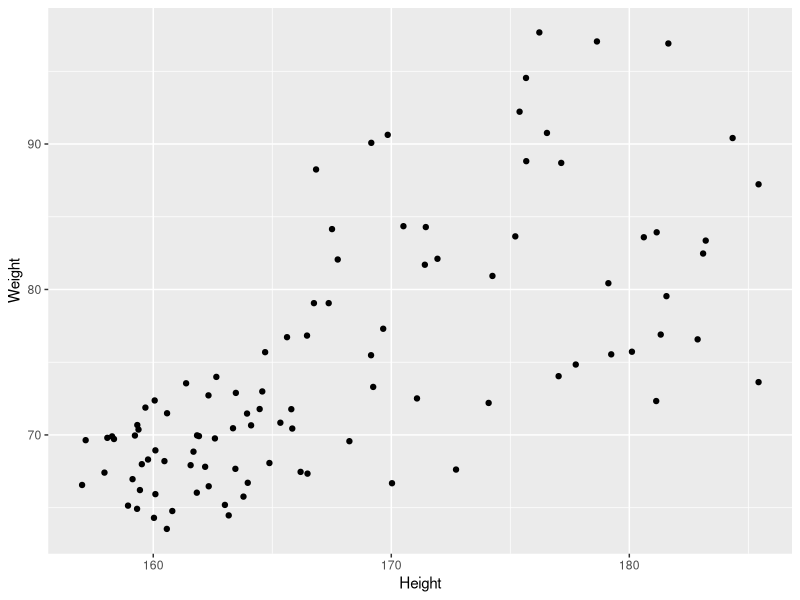
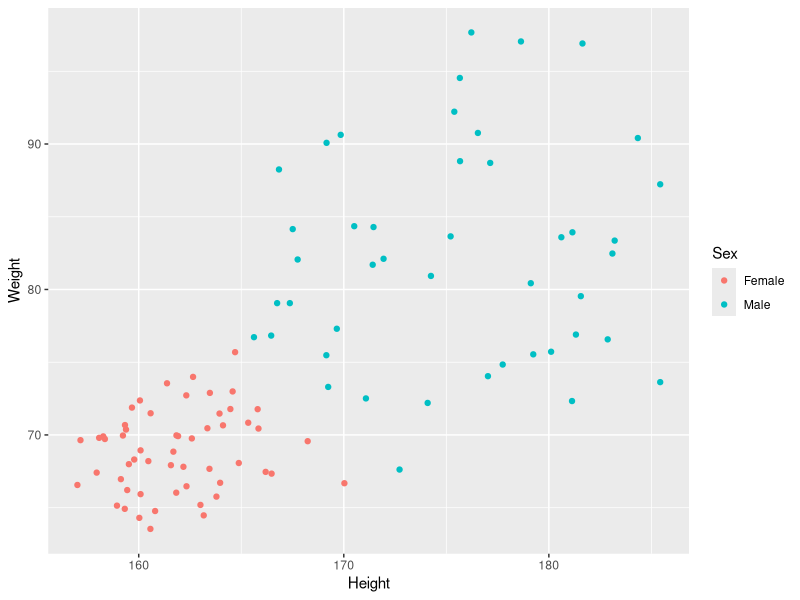
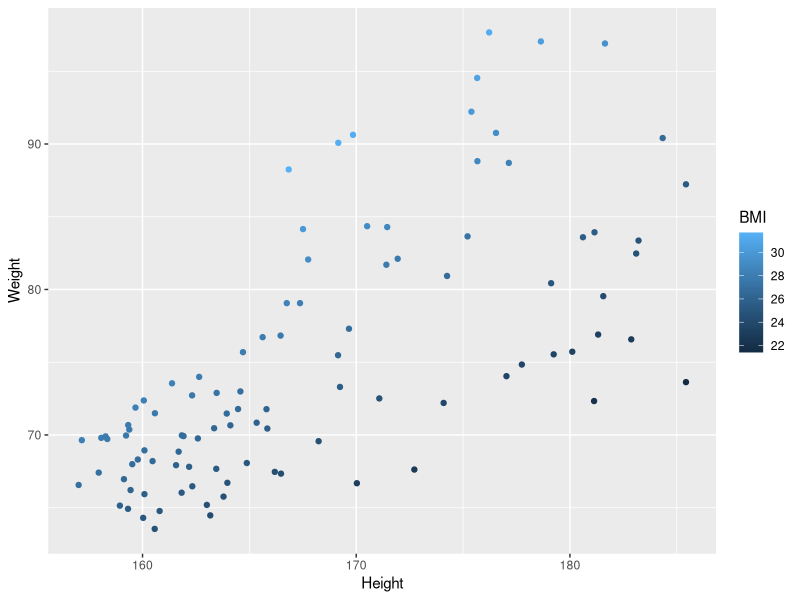
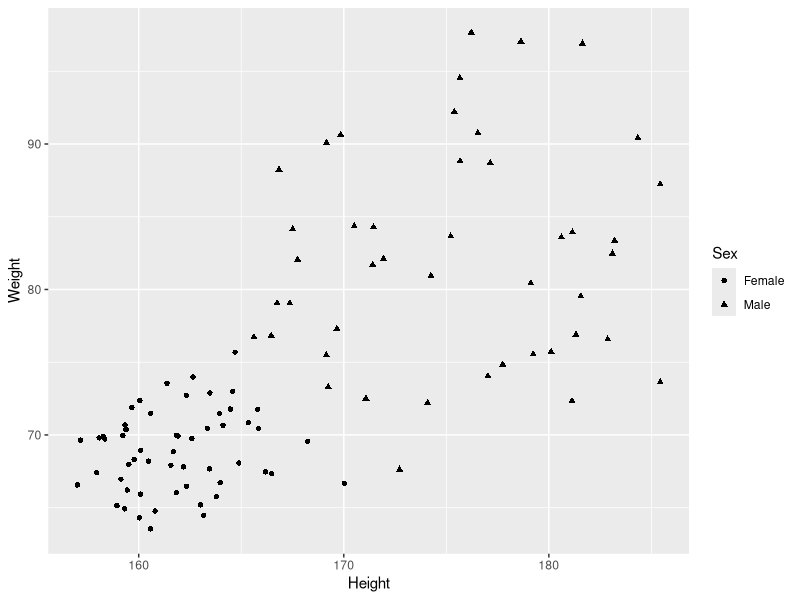

Write R code to recreate these figures, in order. (Note: this script raises an error after producing the figures.)
## ---- chunk 1
library(tidyverse)
## ---- chunk 2
patients <- read_tsv("patient-data-cleaned.txt")
## ---- chunk 3
class(patients)
## ---- chunk 4
class(patients$Sex)
class(patients$Height)
class(patients$Overweight)
## ---- chunk 5
patients$Sex <- factor(patients$Sex)
patients$Sex
levels(patients$Sex)
patients
## ---- chunk 6
patients <- mutate_at(patients, vars(Race, Sex, Smokes, State, Pet, Grade, Age), funs(factor))
patients
## ---- chunk 7
ggplot(data = patients) +
  geom_point(mapping = aes(x = Height, y = Weight))
## ---- chunk 8
ggplot(data = patients) +
  geom_point(mapping = aes(x = Height, y = Weight, colour = Sex))
## ---- chunk 9
ggplot(data = patients) +
  geom_point(mapping = aes(x = Height, y = Weight, colour = BMI))
## ---- chunk 10
ggplot(data = patients) +
  geom_point(mapping = aes(x = Height, y = Weight, shape = Sex))
## ---- chunk 11
ggplot(data = patients) +
  geom_point(mapping = aes(x = Height, y = Weight, shape = BMI))
## ---- chunk 12
ggplot(data = patients) +
  geom_point(mapping = aes(x = Height, y = Weight, size = Sex))
## ---- chunk 13
ggplot(data = patients) +
  geom_point(mapping = aes(x = Height, y = Weight, size = BMI))
## ---- chunk 14
ggplot(data = patients) +
  geom_point(mapping = aes(x = Height, y = Weight, alpha = BMI))
## ---- chunk 15
ggplot(data = patients) +
  geom_bar(mapping = aes(x = Age))
## ---- chunk 16
ggplot(data = patients) +
  geom_bar(mapping = aes(x = Age, colour = Age))
## ---- chunk 17
ggplot(data = patients) +
  geom_bar(mapping = aes(x = Age, fill = Age))
## ---- chunk 18
ggplot(data = patients) +
  geom_bar(mapping = aes(x = Age, fill = Sex))
## ---- chunk 19
ggplot(data = patients) +
  geom_bar(mapping = aes(x = Age, fill = "blue"))
## ---- chunk 20
ggplot(data = patients) +
  geom_bar(mapping = aes(x = Age), fill = "blue")
## ---- chunk 21
ggplot(data = patients) +
  geom_point(mapping = aes(x = Height, y = Weight)) +
  geom_smooth(mapping = aes(x = Height, y = Weight))
## ---- chunk 22
ggplot(data = patients, mapping = aes(x = Height, y = Weight)) +
  geom_point() +
  geom_smooth()
## ---- chunk 23
ggplot(data = patients, mapping = aes(x = Height, y = Weight, colour = Sex)) +
  geom_point() +
  geom_smooth()
## ---- chunk 24
ggplot(data = patients, mapping = aes(x = Height, y = Weight)) +
  geom_point(mapping = aes(colour = Sex)) +
  geom_smooth()
## ---- chunk 25
ggplot(data = patients, mapping = aes(x = Height, y = Weight, colour = Sex)) +
  geom_point() +
  geom_smooth(mapping = aes(x = Height, y = Weight), inherit.aes = FALSE)
## ---- chunk 26
ggplot(data = patients, mapping = aes(x = Height, y = Weight)) +
  geom_line()
## ---- chunk 27
ggplot(data = patients, mapping = aes(x = Birth, y = BMI)) +
  geom_point() +
  geom_line()
## ---- chunk 28
ggplot(data = patients, mapping = aes(x = Birth, y = BMI, colour = Sex)) +
  geom_point() +
  geom_line()
## ---- chunk 29
ggplot(data = patients) +
  geom_histogram(mapping = aes(x = Height))
## ---- chunk 30
ggplot(data = patients) +
  geom_histogram(mapping = aes(x = Height), binwidth = 2.5)
## ---- chunk 31
ggplot(data = patients) +
  geom_histogram(mapping = aes(x = Height), bins = 15)
## ---- chunk 32
ggplot(data = patients) +
  geom_histogram(mapping = aes(x = Height, fill = Sex), bins = 15, colour = "firebrick", fill = "grey70")
## ---- chunk 33
ggplot(data = patients) +
  geom_freqpoly(mapping = aes(x = BMI, colour = Smokes), bins = 10)
## ---- chunk 34
ggplot(data = patients) +
  geom_boxplot(mapping = aes(x = Smokes, y = Weight))
## ---- chunk 35
ggplot(data = patients) +
  geom_boxplot(mapping = aes(x = Smokes, y = BMI))
## ---- chunk 36
ggplot(data = patients) +
  geom_boxplot(mapping = aes(x = Sex, y = BMI, colour = Smokes))
## ---- chunk 37
ggplot(data = patients, mapping = aes(x = Sex, y = BMI)) +
  geom_boxplot() +
  geom_point()
## ---- chunk 38
ggplot(data = patients, mapping = aes(x = Sex, y = BMI)) +
  geom_boxplot() +
  geom_jitter()
## ---- chunk 39
ggplot(data = patients, mapping = aes(x = Sex, y = BMI)) +
  geom_boxplot() +
  geom_jitter(width = 0.25)
## ---- chunk 40
ggplot(data = patients, mapping = aes(x = Sex, y = BMI)) +
  geom_violin()
## ---- chunk 41
ggplot(data = patients, mapping = aes(x = Sex, y = BMI, fill = Smokes)) +
  geom_violin(trim = FALSE)
## ---- chunk 42
plot <- ggplot(data = patients)
## ---- chunk 43
is.list(plot)
## ---- chunk 44
class(plot)
## ---- chunk 45
names(plot)
## ---- chunk 46
plot$data
## ---- chunk 47
plot
## ---- chunk 48
plot$mapping
plot$layers
## ---- chunk 49
plot <- ggplot(data = patients, mapping = aes(x = Height, y = Weight))
plot
## ---- chunk 50
plot$mapping
plot$layers
## ---- chunk 51
plot <- plot + geom_point()
plot
## ---- chunk 52
plot$layers
## ---- chunk 53
ggplot(data = patients, mapping = aes(x = Height, y = Weight, colour = Smokes)) +
  geom_point()
## ---- chunk 54
ggplot(data = patients, mapping = aes(x = Height, y = Weight)) +
  geom_point() +
  facet_wrap(~ Smokes)
## ---- chunk 55
ggplot(data = patients, mapping = aes(x = Height, y = Weight, colour = Grade)) +
  geom_point()
## ---- chunk 56
ggplot(data = patients, mapping = aes(x = Height, y = Weight, colour = Grade)) +
  geom_point() +
  facet_wrap(~ Grade)
## ---- chunk 57
ggplot(data = patients, mapping = aes(x = Height, y = Weight, colour = Grade)) +
  geom_point() +
  facet_wrap(~ Grade, nrow = 1)
## ---- chunk 58
ggplot(data = patients, mapping = aes(x = Height, y = Weight, colour = Grade)) +
  geom_point() +
  facet_wrap(~ Grade, ncol = 3)
## ---- chunk 59
ggplot(data = patients, mapping = aes(x = Height, y = Weight)) +
  geom_point() +
  facet_wrap(~ Sex + Smokes)
## ---- chunk 60
ggplot(data = patients, mapping = aes(x = Height, y = Weight)) +
  geom_point() +
  facet_grid(Sex ~ Smokes)
## ---- chunk 61
ggplot(data = patients, mapping = aes(x = Height, y = Weight, colour = Smokes, shape = Sex)) +
  geom_point()
## ---- chunk 62
ggplot(data = patients, mapping = aes(x = Height, y = Weight)) +
  geom_point() +
  facet_grid(. ~ Sex)
## ---- chunk 63
ggplot(data = patients, mapping = aes(x = Height, y = Weight)) +
  geom_point() +
  facet_grid(Sex ~ .)
## ---- chunk 64
ggplot(data = patients, mapping = aes(x = Height, y = Weight)) +
  geom_point() +
  facet_wrap(~ Sex + Race + Smokes)
## ---- chunk 65
ggplot(data = patients, mapping = aes(x = Height, y = Weight, colour = Sex)) +
  geom_point() +
  facet_wrap(~ Smokes)
## ---- chunk 66
ggplot(data = patients, mapping = aes(x = Height, y = Weight)) +
  geom_point(mapping = aes(colour = Sex)) +
  geom_smooth(method = "lm") +
  labs(
    title = "Patients from ECSA12 study",
    subtitle = "Linear relationship between height and weight",
    x = "Height (cm)",
    y = "Weight (kg)"
  )
## ---- chunk 67
plot <- ggplot(data = patients, mapping = aes(x = Height, y = Weight, colour = Sex)) +
  geom_point(mapping = aes(colour = Sex))
names(plot)
## ---- chunk 68
plot <- ggplot(data = patients, mapping = aes(x = Height, y = Weight, colour = Sex)) +
  geom_point() +
  scale_x_continuous() +
  scale_y_continuous() +
  scale_color_discrete()
## ---- chunk 69
plot$mapping
## ---- chunk 70
?scale_y_continuous
## ---- chunk 71
ggplot(data = patients, mapping = aes(x = Height, y = Weight, colour = Sex)) +
  geom_point() +
  scale_y_continuous()
## ---- chunk 72
ggplot(data = patients, mapping = aes(x = Height, y = Weight, colour = Sex)) +
  geom_point() +
  scale_y_continuous(breaks = seq(60, 100, by = 5))
## ---- chunk 73
ggplot(data = patients, mapping = aes(x = Height, y = Weight, colour = Sex)) +
  geom_point() +
  scale_y_continuous(limits = c(60, 100))
## ---- chunk 74
ggplot(data = patients, mapping = aes(x = Height, y = Weight, colour = Sex)) +
  geom_point() +
  scale_y_continuous(limits = c(60, 100), minor_breaks = seq(60, 100, by = 1))
## ---- chunk 75
ggplot(data = patients, mapping = aes(x = Height, y = Weight, colour = Sex)) +
  geom_point() +
  scale_y_continuous(limits = c(60, 100), minor_breaks = NULL)
## ---- chunk 76
ggplot(data = patients, mapping = aes(x = Height, y = Weight, colour = Sex)) +
  geom_point() +
  scale_y_continuous(breaks = NULL)
## ---- chunk 77
ggplot(data = patients, mapping = aes(x = Height, y = Weight, colour = Sex)) +
  geom_point() +
  scale_x_continuous(expand = expand_scale(mult = 0.1)) +
  scale_y_continuous(expand = expand_scale(mult = 0.1))
## ---- chunk 78
ggplot(data = patients, mapping = aes(x = Height, y = Weight, colour = Sex)) +
  geom_point() +
  scale_x_continuous(position = "top")
## ---- chunk 79
ggplot(data = patients, mapping = aes(x = Height, y = Weight, colour = Sex)) +
  geom_point() +
  scale_colour_manual(values = c("green", "purple"))
## ---- chunk 80
ggplot(data = patients, mapping = aes(x = Height, y = Weight, colour = Race)) +
  geom_point() +
  scale_colour_brewer(palette = "Set1")
## ---- chunk 81
ggplot(data = patients, mapping = aes(x = Height, y = Weight, colour = Sex)) +
  geom_point() +
  scale_colour_brewer(palette = "Set1", name = NULL, labels = c("women", "men"))
## ---- chunk 82
ggplot(data = patients, mapping = aes(x = Height, y = Weight, colour = BMI)) +
  geom_point() +
  scale_color_gradient(low = "black", high = "blue")
## ---- chunk 83
ggplot(data = patients, mapping = aes(x = Height, y = Weight, colour = BMI)) +
  geom_point() +
  scale_color_gradient2(low = "red", mid = "grey60", high = "blue", midpoint = median(patients$BMI))
## ---- chunk 84
ggplot(data = patients, mapping = aes(x = Height, y = Weight, colour = BMI)) +
  geom_point() +
  scale_color_gradient(
    low = "lightblue", high = "darkblue",
    name = "Body mass index",
    breaks = seq(20, 30, by = 2.5)
  )
## ---- chunk 85
ggplot(data = patients, mapping = aes(x = Sex, y = BMI, colour = Sex)) +
  geom_boxplot() +
  geom_jitter(width = 0.25, alpha = 0.4) +
  scale_colour_brewer(palette = "Set1")
## ---- chunk 86
patients$Sex
patients$Sex <- factor(patients$Sex, levels = c("Male", "Female"))
## ---- chunk 87
ggplot(data = patients, mapping = aes(x = Sex, y = BMI, colour = Sex)) +
  geom_boxplot() +
  geom_jitter(width = 0.25, alpha = 0.4) +
  scale_colour_brewer(palette = "Set1")
## ---- chunk 88
ggplot(data = patients, mapping = aes(x = Height, y = Weight, colour = Sex)) +
  geom_point() +
  scale_colour_brewer(palette = "Set1")
## ---- chunk 89
ggplot(data = patients, mapping = aes(x = Sex, y = BMI, colour = Sex)) +
  geom_boxplot() +
  geom_jitter(width = 0.25, alpha = 0.4) +
  scale_colour_brewer(palette = "Set1") +
  theme_bw()
## ---- chunk 90
library(ggthemes)
ggplot(data = patients, mapping = aes(x = Sex, y = BMI, colour = Sex)) +
  geom_boxplot() +
  geom_jitter(width = 0.25, alpha = 0.4) +
  scale_colour_brewer(palette = "Set1") +
  theme_gdocs()
## ---- chunk 91
ggplot(data = patients, mapping = aes(x = Sex, y = BMI, colour = Sex)) +
  geom_boxplot() +
  geom_jitter(width = 0.25, alpha = 0.4) +
  scale_colour_brewer(palette = "Set1") +
  theme_minimal() +
  theme(legend.position = "none")
## ---- chunk 92
ggplot(data = patients, mapping = aes(x = Sex, y = BMI, colour = Sex)) +
  geom_boxplot() +
  geom_jitter(width = 0.25, alpha = 0.4) +
  scale_colour_brewer(palette = "Set1") +
  theme_minimal() +
  theme(legend.position = "bottom")
## ---- chunk 93
ggplot(patients, mapping = aes(x = Height, y = Weight, colour = Sex)) +
  geom_point() +
  scale_colour_brewer(palette = "Set1") +
  theme_bw() +
  theme(
    axis.title = element_text(size = 10, colour = "darkblue"),
    axis.text = element_text(size = 8),
    legend.title = element_blank()
  )
